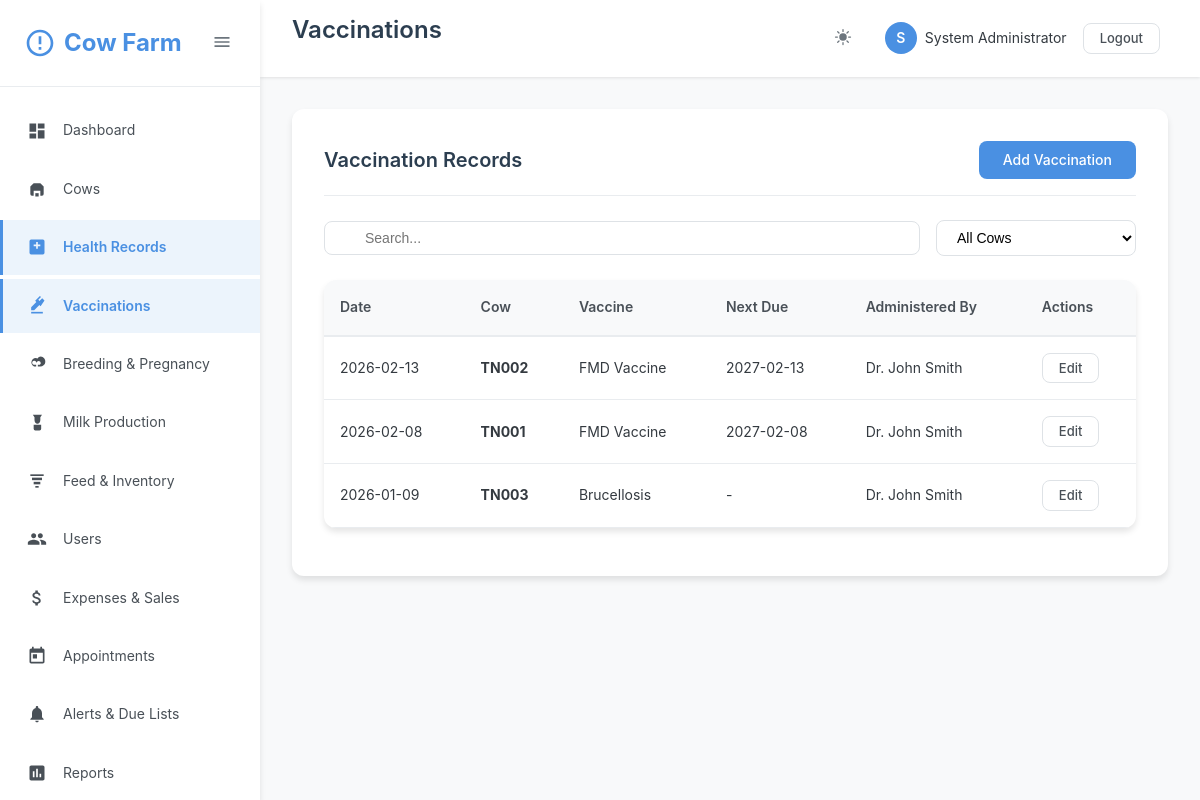
Screenshot of /health/vaccinations.php (signed in) with the database file from the repository.
### tables this page shows
CREATE TABLE IF NOT EXISTS users (
    id INT AUTO_INCREMENT PRIMARY KEY,
    username VARCHAR(50) UNIQUE NOT NULL,
    email VARCHAR(100) UNIQUE NOT NULL,
    password VARCHAR(255) NOT NULL,
    full_name VARCHAR(100) NOT NULL,
    role ENUM('admin', 'vet', 'manager', 'staff') DEFAULT 'staff',
    phone VARCHAR(20),
    status ENUM('active', 'inactive') DEFAULT 'active',
    created_at TIMESTAMP DEFAULT CURRENT_TIMESTAMP,
    updated_at TIMESTAMP DEFAULT CURRENT_TIMESTAMP ON UPDATE CURRENT_TIMESTAMP
);

CREATE TABLE IF NOT EXISTS vaccinations (
    id INT AUTO_INCREMENT PRIMARY KEY,
    cow_id INT NOT NULL,
    vaccine_name VARCHAR(100) NOT NULL,
    vaccination_date DATE NOT NULL,
    next_due_date DATE,
    batch_number VARCHAR(50),
    administered_by VARCHAR(100),
    cost DECIMAL(10,2),
    notes TEXT,
    created_by INT,
    created_at TIMESTAMP DEFAULT CURRENT_TIMESTAMP,
    FOREIGN KEY (cow_id) REFERENCES cows(id) ON DELETE CASCADE,
    FOREIGN KEY (created_by) REFERENCES users(id) ON DELETE SET NULL
);

CREATE TABLE IF NOT EXISTS cows (
    id INT AUTO_INCREMENT PRIMARY KEY,
    tag_number VARCHAR(50) UNIQUE NOT NULL,
    name VARCHAR(100),
    breed VARCHAR(50),
    date_of_birth DATE,
    gender ENUM('male', 'female') NOT NULL,
    weight DECIMAL(8,2),
    color VARCHAR(50),
    photo VARCHAR(255),
    sire_tag VARCHAR(50),
    dam_tag VARCHAR(50),
    purchase_date DATE,
    purchase_price DECIMAL(10,2),
    status ENUM('active', 'sold', 'deceased', 'transferred') DEFAULT 'active',
    notes TEXT,
    created_by INT,
    created_at TIMESTAMP DEFAULT CURRENT_TIMESTAMP,
    updated_at TIMESTAMP DEFAULT CURRENT_TIMESTAMP ON UPDATE CURRENT_TIMESTAMP,
    FOREIGN KEY (created_by) REFERENCES users(id) ON DELETE SET NULL
);

### health/vaccinations.php (the view, shortened to what the rows shown need)
<?php
require_once __DIR__ . '/../classes/Auth.php';
require_once __DIR__ . '/../classes/Database.php';
require_once __DIR__ . '/../classes/Helper.php';
$db = new DBHelper();
$page = isset($_GET['page']) ? (int)$_GET['page'] : 1;
$where = ["1=1"];
$params = [];
$whereClause = implode(' AND ', $where);
$query = "SELECT v.*, c.tag_number, c.name as cow_name
          FROM vaccinations v
          JOIN cows c ON v.cow_id = c.id
          WHERE $whereClause
          ORDER BY v.vaccination_date DESC";
$result = $db->fetchPaginated($query, $params, $page);
$vaccinations = $result['data'];
$pageTitle = 'Vaccinations';
include __DIR__ . '/../includes/header.php';
?>
<div class="content-area">
    <div class="card">
        <div class="card-header">
            <h2 class="card-title">Vaccination Records</h2>
        </div>
        <div class="card-body">
            <div class="table-container">
                <table class="table">
                    <thead>
                        <tr>
                            <th>Date</th>
                            <th>Cow</th>
                            <th>Vaccine</th>
                            <th>Next Due</th>
                            <th>Administered By</th>
                            <th>Actions</th>
                        </tr>
                    </thead>
                    <tbody>
                        <?php if (empty($vaccinations)): ?>
                            <tr>
                                <td colspan="6" style="text-align: center; padding: 40px; color: #999;">No vaccination records found</td>
                            </tr>
                        <?php else: ?>
                            <?php foreach ($vaccinations as $vac): ?>
                                <tr>
                                    <td><?php echo Helper::formatDate($vac['vaccination_date']); ?></td>
                                    <td><strong><?php echo htmlspecialchars($vac['tag_number']); ?></strong></td>
                                    <td><?php echo htmlspecialchars($vac['vaccine_name']); ?></td>
                                    <td><?php echo $vac['next_due_date'] ? Helper::formatDate($vac['next_due_date']) : '-'; ?></td>
                                    <td><?php echo htmlspecialchars($vac['administered_by'] ?? '-'); ?></td>
                                    <td>
                                        <a href="<?php echo BASE_URL; ?>health/edit_vaccination.php?id=<?php echo $vac['id']; ?>" class="btn btn-sm btn-outline">Edit</a>
                                    </td>
                                </tr>
                            <?php endforeach; ?>
                        <?php endif; ?>
                    </tbody>
                </table>
            </div>
        </div>
    </div>
</div>
<?php include __DIR__ . '/../includes/footer.php'; ?>

### includes/header.php (shortened to what the rows shown need)
<?php
require_once __DIR__ . '/../classes/Auth.php';
$auth = new Auth();
$currentUser = $auth->getCurrentUser();
?>
<!DOCTYPE html>
<html lang="en">
<head>
    <link rel="stylesheet" href="<?php echo BASE_URL; ?>assets/css/style.css">
    <link rel="stylesheet" href="<?php echo BASE_URL; ?>assets/css/icons.css">
</head>
<body>
    <?php if ($auth->isLoggedIn()): ?>
    <aside class="sidebar" id="sidebar">
        <div class="sidebar-header">
            <div class="sidebar-logo">
                <svg class="sidebar-logo-icon" viewBox="0 0 24 24">
                    <path d="M12 2C6.48 2 2 6.48 2 12s4.48 10 10 10 10-4.48 10-10S17.52 2 12 2zm0 18c-4.41 0-8-3.59-8-8s3.59-8 8-8 8 3.59 8 8-3.59 8-8 8zm-1-13h2v6h-2zm0 8h2v2h-2z"/>
                </svg>
                <span class="sidebar-menu-text">Cow Farm</span>
            </div>
            <button class="sidebar-toggle" id="sidebarToggle">
                <svg width="20" height="20" viewBox="0 0 24 24" fill="currentColor">
                    <path d="M3 18h18v-2H3v2zm0-5h18v-2H3v2zm0-7v2h18V6H3z"/>
                </svg>
            </button>
        </div>
        <nav>
            <ul class="sidebar-menu">
                <li class="sidebar-menu-item">
                    <a href="<?php echo BASE_URL; ?>dashboard.php" class="sidebar-menu-link <?php echo basename($_SERVER['PHP_SELF']) == 'dashboard.php' ? 'active' : ''; ?>">
                        <svg class="sidebar-menu-icon" viewBox="0 0 24 24">
                            <path d="M3 13h8V3H3v10zm0 8h8v-6H3v6zm10 0h8V11h-8v10zm0-18v6h8V3h-8z"/>
                        </svg>
                        <span class="sidebar-menu-text">Dashboard</span>
                    </a>
                </li>
                <li class="sidebar-menu-item">
                    <a href="<?php echo BASE_URL; ?>cows/index.php" class="sidebar-menu-link <?php echo strpos($_SERVER['PHP_SELF'], 'cows') !== false ? 'active' : ''; ?>">
                        <svg class="sidebar-menu-icon" viewBox="0 0 24 24">
                            <path d="M4 9l4-4h8l4 4v9a2 2 0 0 1-2 2h-2v-6H8v6H6a2 2 0 0 1-2-2V9z"/>
                            <path d="M10 21v-4h4v4"/>
                        </svg>
                        <span class="sidebar-menu-text">Cows</span>
                    </a>
                </li>
                <li class="sidebar-menu-item">
                    <a href="<?php echo BASE_URL; ?>health/index.php" class="sidebar-menu-link <?php echo strpos($_SERVER['PHP_SELF'], 'health') !== false ? 'active' : ''; ?>">
                        <svg class="sidebar-menu-icon" viewBox="0 0 24 24">
                            <path d="M19 3H5A2 2 0 0 0 3 5v14a2 2 0 0 0 2 2h14a2 2 0 0 0 2-2V5a2 2 0 0 0-2-2zm-3 8h-3v3h-2v-3H8V9h3V6h2v3h3z"/>
                        </svg>
                        <span class="sidebar-menu-text">Health Records</span>
                    </a>
                </li>
                <li class="sidebar-menu-item">
                    <a href="<?php echo BASE_URL; ?>health/vaccinations.php" class="sidebar-menu-link <?php echo strpos($_SERVER['PHP_SELF'], 'vaccinations') !== false ? 'active' : ''; ?>">
                        <svg class="sidebar-menu-icon" viewBox="0 0 24 24">
                            <path d="M21 5.5l-2.79-2.8-3.22 3.22-1.42-1.42L16.79 1.3 15.5 0 9.79 5.71l1.42 1.42L5 13.36V17h3.64l6.21-6.21 1.42 1.42L21 5.5z"/>
                            <path d="M5 19h14v2H5z"/>
                        </svg>
                        <span class="sidebar-menu-text">Vaccinations</span>
                    </a>
                </li>
                <li class="sidebar-menu-item">
                    <a href="<?php echo BASE_URL; ?>breeding/index.php" class="sidebar-menu-link <?php echo strpos($_SERVER['PHP_SELF'], 'breeding') !== false ? 'active' : ''; ?>">
                        <svg class="sidebar-menu-icon" viewBox="0 0 24 24">
                            <path d="M16.5 3a4.5 4.5 0 0 0-3.89 2.25A4.5 4.5 0 1 0 8.5 15H11v-2H8.5A2.5 2.5 0 1 1 10.7 9l.8 1.39.8-1.39A2.5 2.5 0 1 1 15.5 13H13v2h2.5A4.5 4.5 0 0 0 16.5 3z"/>
                        </svg>
                        <span class="sidebar-menu-text">Breeding & Pregnancy</span>
                    </a>
                </li>
                <li class="sidebar-menu-item">
                    <a href="<?php echo BASE_URL; ?>milk/index.php" class="sidebar-menu-link <?php echo strpos($_SERVER['PHP_SELF'], 'milk') !== false ? 'active' : ''; ?>">
                        <svg class="sidebar-menu-icon" viewBox="0 0 24 24">
                            <path d="M7 2l2 3v3.5C9 11.43 10.57 13 12.5 13S16 11.43 16 8.5V5l2-3H7z"/>
                            <path d="M8 14h9v5a2 2 0 0 1-2 2H10a2 2 0 0 1-2-2v-5z"/>
                        </svg>
                        <span class="sidebar-menu-text">Milk Production</span>
                    </a>
                </li>
                <li class="sidebar-menu-item">
                    <a href="<?php echo BASE_URL; ?>feed/index.php" class="sidebar-menu-link <?php echo strpos($_SERVER['PHP_SELF'], 'feed') !== false ? 'active' : ''; ?>">
                        <svg class="sidebar-menu-icon" viewBox="0 0 24 24">
                            <path d="M4 4h16v2H4z"/>
                            <path d="M6 8h12v3H6z"/>
                            <path d="M8 13h8v3H8z"/>
                            <path d="M10 18h4v2h-4z"/>
                        </svg>
                        <span class="sidebar-menu-text">Feed & Inventory</span>
                    </a>
                </li>
                <?php if ($auth->hasRole([ROLE_ADMIN, ROLE_MANAGER])): ?>
                <li class="sidebar-menu-item">
                    <a href="<?php echo BASE_URL; ?>users/index.php" class="sidebar-menu-link <?php echo strpos($_SERVER['PHP_SELF'], 'users') !== false ? 'active' : ''; ?>">
                        <span class="sidebar-menu-text">Users</span>
                    </a>
                </li>
                <?php endif; ?>
                <li class="sidebar-menu-item">
                    <a href="<?php echo BASE_URL; ?>expenses/index.php" class="sidebar-menu-link <?php echo strpos($_SERVER['PHP_SELF'], 'expenses') !== false ? 'active' : ''; ?>">
                        <span class="sidebar-menu-text">Expenses & Sales</span>
                    </a>
                </li>
                <li class="sidebar-menu-item">
                    <a href="<?php echo BASE_URL; ?>appointments/index.php" class="sidebar-menu-link <?php echo strpos($_SERVER['PHP_SELF'], 'appointments') !== false ? 'active' : ''; ?>">
                        <svg class="sidebar-menu-icon" viewBox="0 0 24 24">
                            <path d="M19 3h-1V1h-2v2H8V1H6v2H5c-1.11 0-1.99.9-1.99 2L3 19c0 1.1.89 2 2 2h14c1.1 0 2-.9 2-2V5c0-1.1-.9-2-2-2zm0 16H5V8h14v11zM7 10h5v5H7z"/>
                        </svg>
                        <span class="sidebar-menu-text">Appointments</span>
                    </a>
                </li>
                <li class="sidebar-menu-item">
                    <a href="<?php echo BASE_URL; ?>alerts/index.php" class="sidebar-menu-link <?php echo strpos($_SERVER['PHP_SELF'], 'alerts') !== false ? 'active' : ''; ?>">
                        <svg class="sidebar-menu-icon" viewBox="0 0 24 24">
                            <path d="M12 22c1.1 0 2-.9 2-2h-4c0 1.1.89 2 2 2zm6-6v-5c0-3.07-1.64-5.64-4.5-6.32V4c0-.83-.67-1.5-1.5-1.5s-1.5.67-1.5 1.5v.68C7.63 5.36 6 7.92 6 11v5l-2 2v1h16v-1l-2-2z"/>
                        </svg>
                        <span class="sidebar-menu-text">Alerts & Due Lists</span>
                    </a>
                </li>
                <li class="sidebar-menu-item">
                    <a href="<?php echo BASE_URL; ?>reports/index.php" class="sidebar-menu-link <?php echo strpos($_SERVER['PHP_SELF'], 'reports') !== false ? 'active' : ''; ?>">
                        <svg class="sidebar-menu-icon" viewBox="0 0 24 24">
                            <path d="M19 3H5c-1.1 0-2 .9-2 2v14c0 1.1.9 2 2 2h14c1.1 0 2-.9 2-2V5c0-1.1-.9-2-2-2zM9 17H7v-7h2v7zm4 0h-2V7h2v10zm4 0h-2v-4h2v4z"/>
                        </svg>
                        <span class="sidebar-menu-text">Reports</span>
                    </a>
                </li>
            </ul>
        </nav>
    </aside>
    <main class="main-content">
        <header class="header-bar">
            <div>
                <h1 class="header-title"><?php echo isset($pageTitle) ? $pageTitle : 'Dashboard'; ?></h1>
            </div>
            <div class="header-actions">
                <button class="header-btn" data-theme-toggle title="Toggle Dark Mode">
                </button>
                <div class="user-menu">
                    <div class="user-avatar"><?php echo strtoupper(substr($currentUser['full_name'], 0, 1)); ?></div>
                    <span><?php echo htmlspecialchars($currentUser['full_name']); ?></span>
                    <div style="margin-left: 8px;">
                        <a href="<?php echo BASE_URL; ?>logout.php" class="btn btn-sm btn-outline">Logout</a>
                    </div>
                </div>
            </div>
        </header>
    <?php endif; ?>

### rows the page displays
users: full_name "S", full_name "System Administrator"
vaccinations: vaccination_date "2026-02-13", cow.tag_number "TN002", vaccine_name "FMD Vaccine", next_due_date "2027-02-13", administered_by "Dr. John Smith"
vaccinations: vaccination_date "2026-02-08", cow.tag_number "TN001", vaccine_name "FMD Vaccine", next_due_date "2027-02-08", administered_by "Dr. John Smith"
vaccinations: vaccination_date "2026-01-09", cow.tag_number "TN003", vaccine_name "Brucellosis", administered_by "Dr. John Smith"

### other values shown
$pageTitle "Vaccinations"
